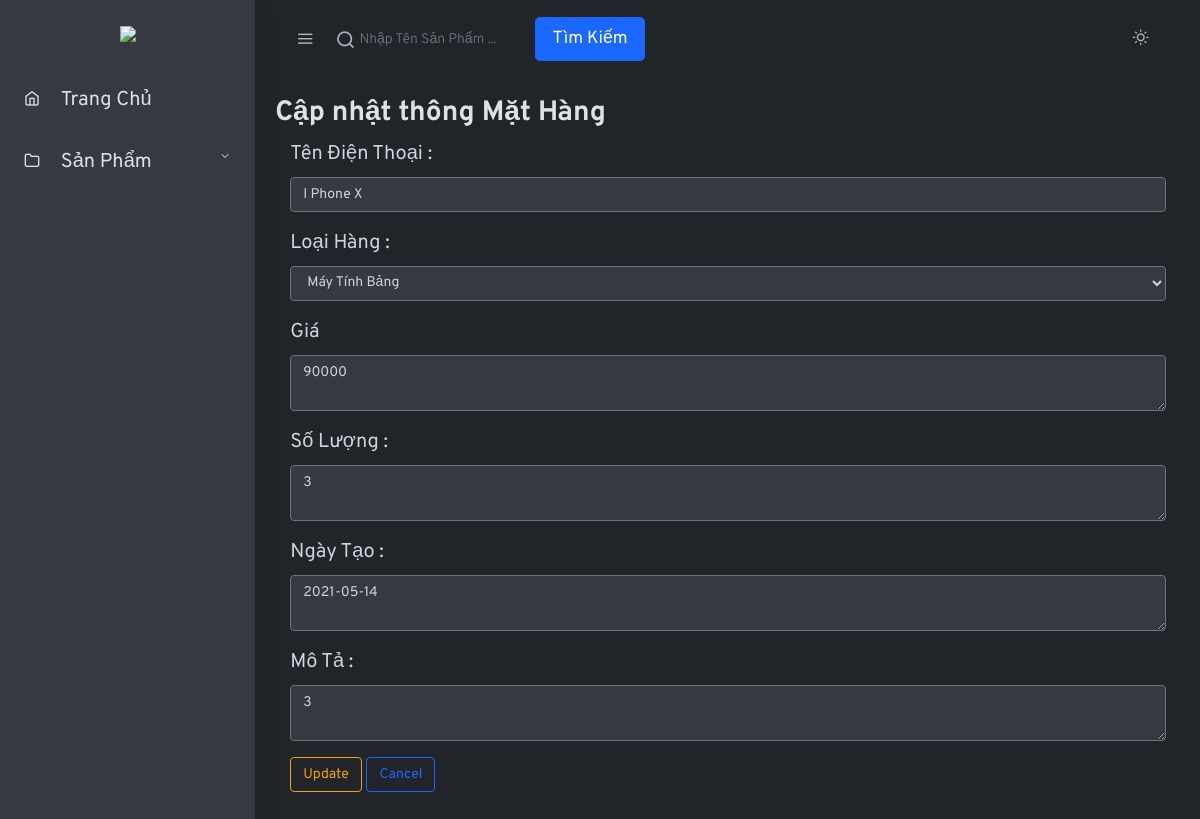
Page /M2_ThiKetThucModule/?url=PhoneController/edit/1 on the committed database.
### tables this page shows
CREATE TABLE `Products` (
  `id` int(11) NOT NULL,
  `ten_hang` varchar(40) NOT NULL,
  `loai_hang` varchar(40) NOT NULL,
  `gia` int(11) NOT NULL,
  `so_luong` int(11) DEFAULT NULL,
  `ngay_tao` varchar(40) DEFAULT NULL,
  `mo_ta` varchar(255) DEFAULT NULL
);

### M2_ThiKetThucModule/app/helper/Route.php (called while the page is built, shortened)
<?php
class Route
{
    protected $action = "index";
    protected $param = [];
    public function __construct()
    {
        $array = $this->urlProcess();
        if (isset($array[0])) {
            if (file_exists("./app/controller/" . $array[0] . ".php")) {
                unset($array[0]);
            }
        }
        $this->controller = new $this->controller;
        if (isset($array[1])) {
            if (method_exists($this->controller, $array[1])) {
                $this->action = $array[1];
            }
            unset($array[1]);
        }
        if (!empty($array)) {
            $this->param = $array;
        }
        call_user_func_array([$this->controller, $this->action], $this->param);
    }
    public function urlProcess()
    {
        if (isset($_GET['url'])) {
            return explode("/", trim($_GET['url']));
        }
    }
}

### M2_ThiKetThucModule/app/require.php (called while the page is built)
<?php
require "./app/helper/Route.php";
$route = new Route();

### M2_ThiKetThucModule/index.php (called while the page is built)
<?php
require "./app/require.php";

### M2_ThiKetThucModule/app/helper/DB.php (called while the page is built)
<?php
class DB
{
    protected $dsn;
    protected $user;
    protected $password;
    public function __construct($dsn, $user, $password)
    {
        $this->dsn = $dsn;
        $this->user = $user;
        $this->password = $password;
    }
    public function connect(){
        try{
            return new PDO($this->dsn,$this->user,$this->password);
          }catch(\PDOException $e){
            echo $e->getMessage();
          }
    }
}

### M2_ThiKetThucModule/app/model/PhoneDB.php (called while the page is built, shortened)
<?php
class Phone
{
    public function __construct($phone_name, $type, $price, $quantity,$date, $description)
    {
        $this->phone_name = $phone_name;
        $this->type = $type;
        $this->price = $price;
        $this->quantity = $quantity;
        $this->date = $date;
        $this->description = $description;
    }
}
class PhoneDB
{
    public $conn;
    public function __construct($conn)
    {
        $this->conn = $conn;
    }
    public function get($id)
    {
        $sql = "SELECT * FROM Products WHERE id = ?";
        $stm = $this->conn->prepare($sql);
        $stm->bindParam(1, $id);
        $stm->execute();
        $row = $stm->fetch();
        $phone = new Phone($row['ten_hang'], $row['loai_hang'], $row['gia'], $row['so_luong'], $row['ngay_tao'], $row['mo_ta']);
        $phone->id = $row['id'];
        return $phone;
    }
}

### M2_ThiKetThucModule/app/view/Phone/edit.php (the view, shortened to what this page needs)
<?php require "./app/view/Layout/header.php"; ?>
<main role="main" class="main-content">
    <h2>Cập nhật thông Mặt Hàng</h2>
    <div class="container-fluid">
        <form method="POST" action="http://localhost/M2_ThiKetThucModule/?url=PhoneController/edit/<?php echo $phone->id; ?>">
            <div class="form-group">
                <label>Tên Điện Thoại :</label>
                <input type="name" name="name" value="<?php echo $phone->phone_name; ?>" class="form-control" />
            </div>
            <div class="form-group">
                <label>Loại Hàng :</label>
                <select name="type" class="form-control">
                    <option value="<?php echo $phone->type?>"><?php echo $phone->type?></option>
                </select>
            </div>
            <div class="form-group">
                <label>Giá</label>
                <textarea name="price" class="form-control"><?php echo $phone->price; ?></textarea>
            </div>
            <div class="form-group">
                <label>Số Lượng :</label>
                <textarea name="quantity" class="form-control"><?php echo $phone->quantity; ?></textarea>
            </div>
            <div class="form-group">
                <label>Ngày Tạo :</label>
                <textarea name="date" class="form-control"><?php echo $phone->date; ?></textarea>
            </div>
            <div class="form-group">
                <label>Mô Tả :</label>
                <textarea name="description" class="form-control"><?php echo $phone->description; ?></textarea>
            </div>
            <div class="form-group">
                <input type="submit" value="Update" class="btn btn-outline-warning" />
                <a href="index.php" class="btn btn-outline-primary">Cancel</a>
            </div>
        </form>
        <?php require "./app/view/Layout/footer.php"; ?>

### M2_ThiKetThucModule/app/view/Layout/header.php (style rules this page uses)
body { font-size:20px ; }

### rows in the picture
products: name "I Phone X", type "Máy Tính Bảng", price "90000", quantity "3", date "2021-05-14", description "3"
